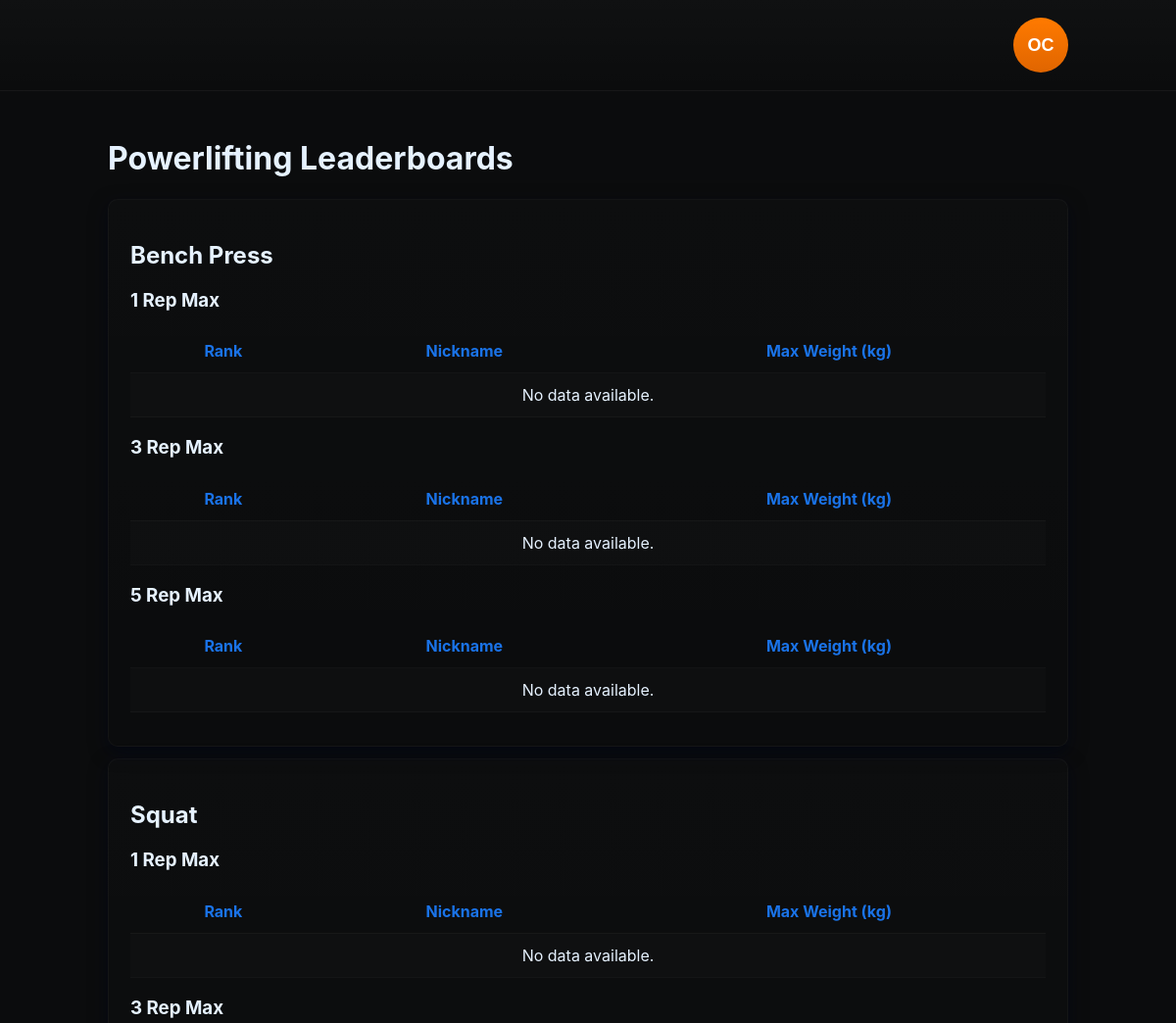
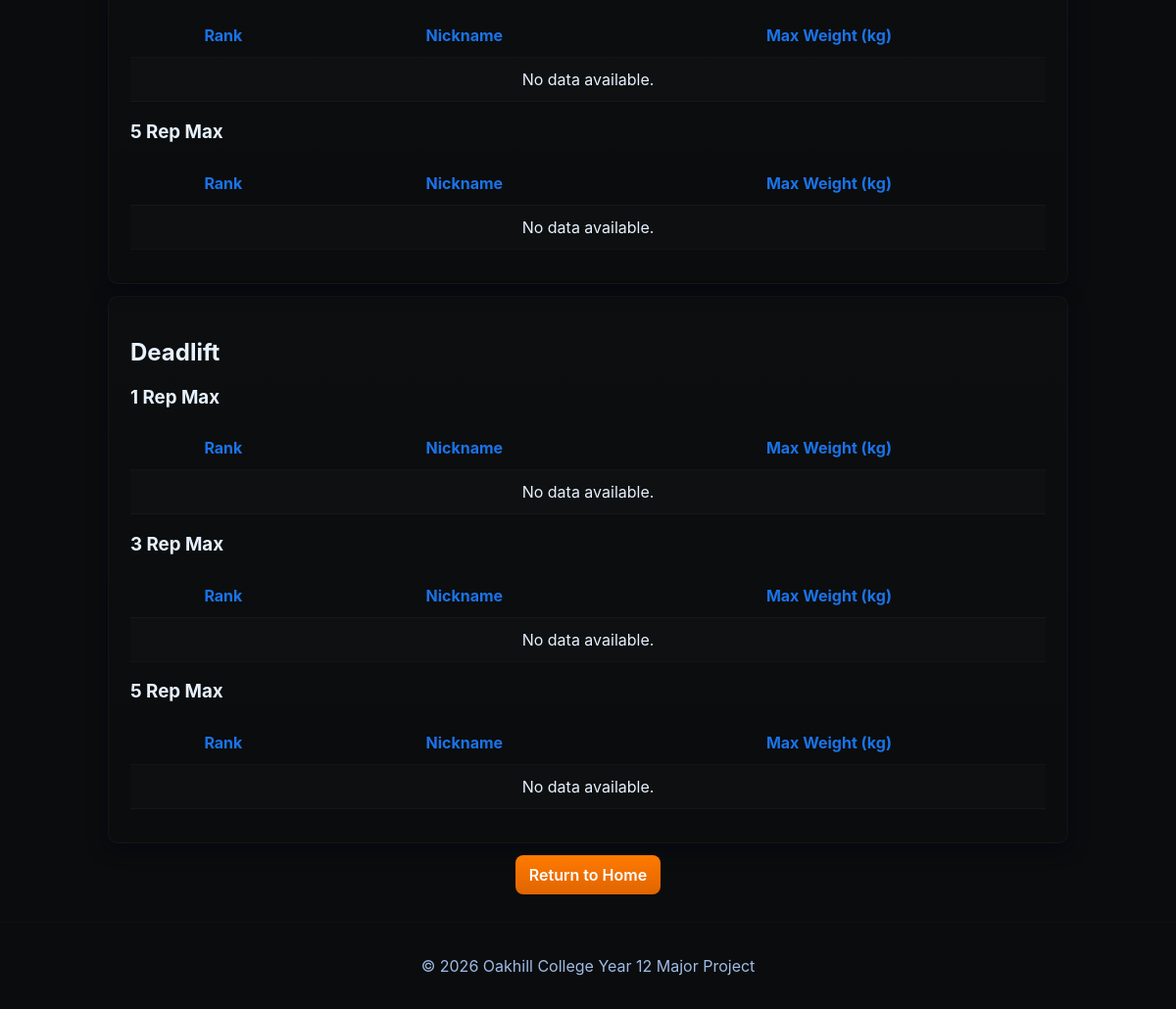
/my_app/leaderboard/powerlifting/ (signed in), run on an earlier commit of the app's database (2 pictures, top to bottom).
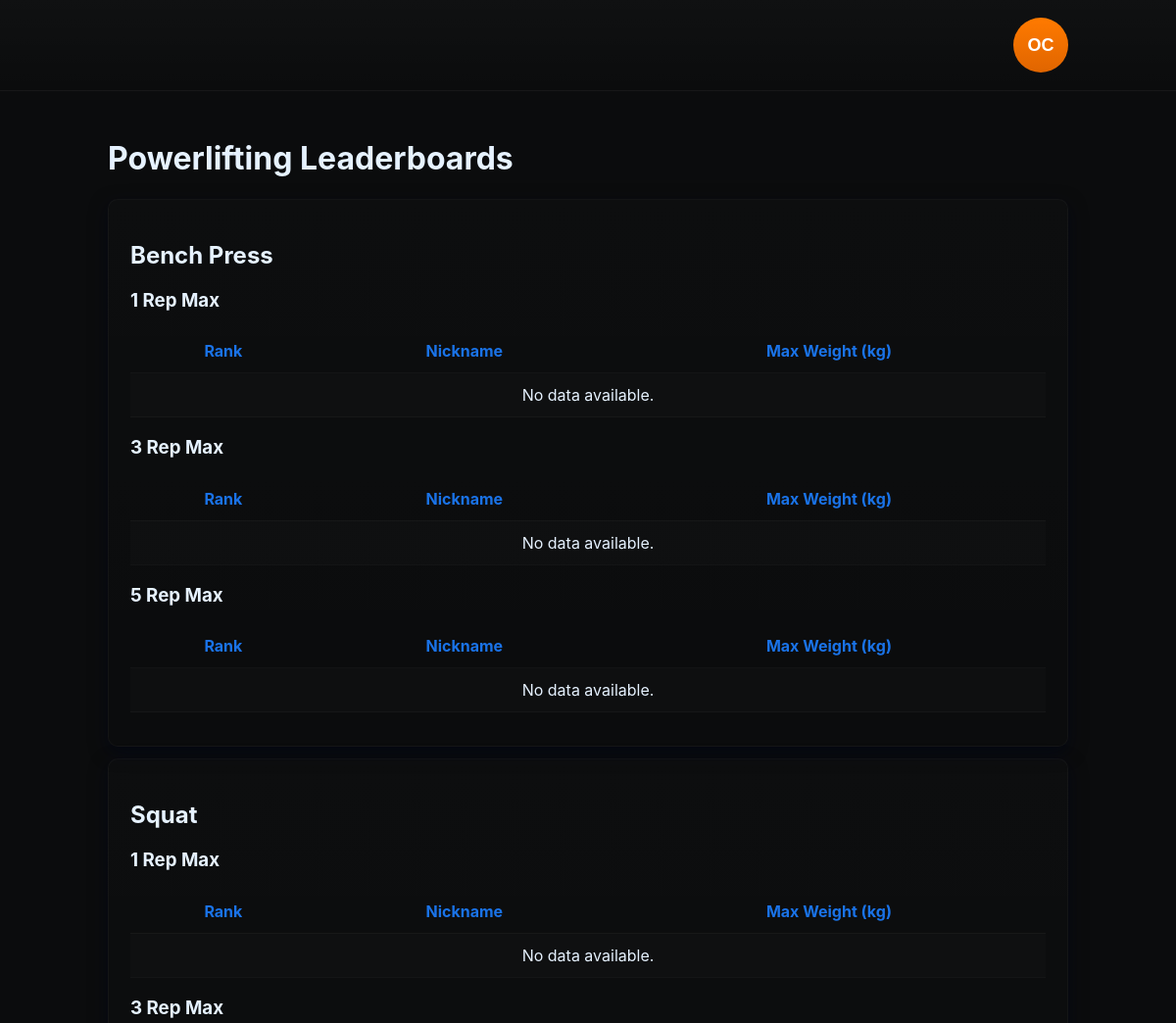
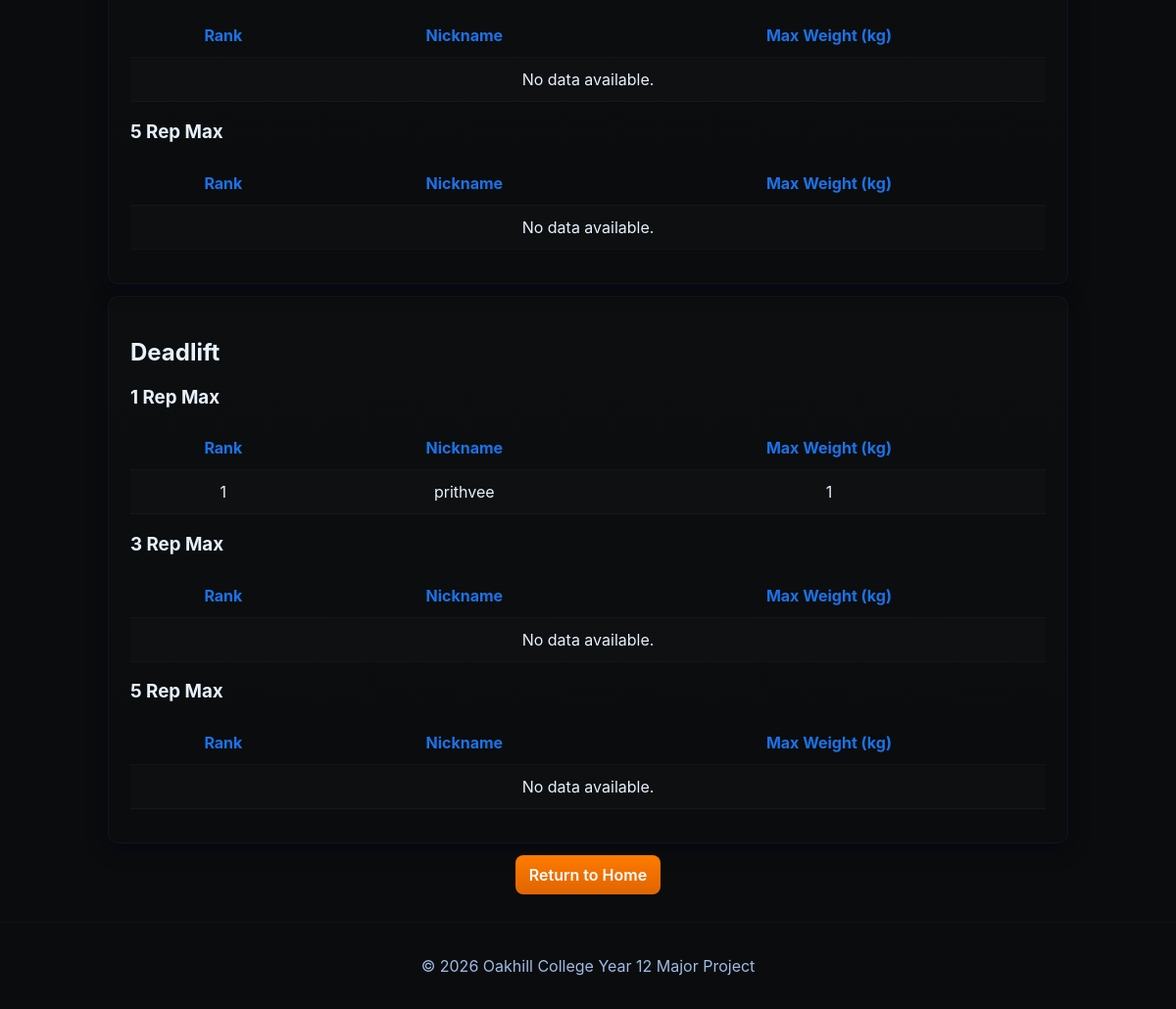
And on a later commit of the database (2 pictures, top to bottom).
### my_app/models.py (models this page shows, shortened)
class Exercise(models.Model):
    exercise_name = models.CharField(max_length=100)
    exercise_type = models.CharField(max_length=50, blank=True, null=True)
    target_muscle_group = models.CharField(max_length=100, blank=True, null=True)
    description = models.TextField(blank=True, null=True)

### users/models.py (models this page shows, shortened)
class Profile(models.Model):
    user = models.OneToOneField(User, on_delete=models.CASCADE, related_name="profile")
    nickname = models.CharField(max_length=30, unique=True)
    full_name = models.CharField(max_length=100, blank=True, null=True)
    date_of_birth = models.DateField(blank=True, null=True)
    GENDER_MALE = 'M'
    GENDER_FEMALE = 'F'
    GENDER_OTHER = 'O'
    GENDER_CHOICES = [
        (GENDER_MALE, 'Male'),
        (GENDER_FEMALE, 'Female'),
        (GENDER_OTHER, 'Other'),
    ]
    gender = models.CharField(max_length=1, choices=GENDER_CHOICES, blank=True, null=True)
    weight_kg = models.DecimalField(max_digits=6, decimal_places=2, blank=True, null=True)
    height_cm = models.DecimalField(max_digits=6, decimal_places=2, blank=True, null=True)
    xp = models.IntegerField(default=0)
    level = models.IntegerField(default=1)
    streak_count = models.IntegerField(default=0)
    last_workout_date = models.DateField(blank=True, null=True)

### my_app/views.py (the view)
# urls.py: path("leaderboard/powerlifting/", views.leaderboard_powerlifting, name="leaderboard_powerlifting"),
@login_required(login_url="users:login")
def leaderboard_powerlifting(request):
    lifts = ['Bench Press', 'Squat', 'Deadlift']
    rep_targets = [1, 3, 5]
    powerlifting = {}
    for lift in lifts:
        rep_boards = {}
        for rep in rep_targets:
            sets = ExerciseSet.objects.filter(
                session_exercise__exercise__exercise_name__iexact=lift,
                reps=rep
            ).values(
                'session_exercise__session__profile__nickname',
                'session_exercise__session__profile__id'
            ).annotate(
                max_weight=Max('weight')
            ).order_by('-max_weight')
            rep_boards[rep] = sets
        powerlifting[lift] = rep_boards
    return render(request, 'my_app/leaderboard_powerlifting.html', {
        'powerlifting': powerlifting
    })

### my_app/templates/my_app/leaderboard_powerlifting.html
{% extends 'my_app/base.html' %}
{% block content %}
<h1>Powerlifting Leaderboards</h1>
{% for lift, reps in powerlifting.items %}
    <section class="card mt-12">
    <h2>{{ lift }}</h2>
    {% for rep, sets in reps.items %}
        <h3>{{ rep }} Rep Max</h3>
        <table>
            <tr><th>Rank</th><th>Nickname</th><th>Max Weight (kg)</th></tr>
            {% for entry in sets %}
            <tr>
                <td>{{ forloop.counter }}</td>
                <td>{{ entry.session_exercise__session__profile__nickname }}</td>
                <td>{{ entry.max_weight }}</td>
            </tr>
            {% empty %}
            <tr><td colspan="3">No data available.</td></tr>
            {% endfor %}
        </table>
    {% endfor %}
    </section>
{% endfor %}
<div class="center mt-12">
    <a href="{% url 'my_app:home' %}" class="btn secondary" aria-label="Return to Home">Return to Home</a>
</div>
{% endblock %}

### my_app/templates/my_app/base.html (shortened to what this page needs)
{% load static %}
<!DOCTYPE html>
<html lang="en">
<head>
    <link rel="stylesheet" href="{% static 'my_app/styles.css' %}">
</head>
<body>
    <header>
        <div class="header-inner">
            <div class="user-area">
                {% if request.user.is_authenticated %}
                <div class="user-info">
                    <div class="avatar-wrapper" style="position:relative">
                        {% with fn=request.user.first_name|default:'' ln=request.user.last_name|default:'' %}
                            {% if fn or ln %}
                                <button id="avatarBtn" class="avatar-btn" data-initials="{{ fn|slice:":1"|upper }}{{ ln|slice:":1"|upper }}" aria-haspopup="true" aria-expanded="false" aria-label="Open profile menu"></button>
                            {% else %}
                                <button id="avatarBtn" class="avatar-btn" data-initials="{{ request.user.username|slice:":1"|upper }}" aria-haspopup="true" aria-expanded="false" aria-label="Open profile menu"></button>
                            {% endif %}
                        {% endwith %}
                    </div>
                </div>
                {% endif %}
            </div>
        </div>
    </header>
    <main>
        <div class="container">
        {% block content %}
        {% endblock %}
        </div>
    </main>
    <footer>
        <p>&copy; 2026 Oakhill College Year 12 Major Project</p>
    </footer>
</body>
</html>

### my_app/static/my_app/styles.css (style rules this page uses)
:root { --bg: #0b0c0d; --surface: #0f1113; --muted-surface: #121317; --text: #e6f2ff; --muted-text: #9fbbe6; --accent: #1a73e8; --accent-strong: #0f5ecb; --danger: #ff5252; --radius: 10px; --max-width: 980px; }
* { box-sizing:border-box }
html,body { height:100% }
body { margin:0; background:var(--bg); color:var(--text); font-family:Inter, ui-sans-serif, system-ui, -apple-system, "Segoe UI", Roboto, "Helvetica Neue", Arial; -webkit-font-smoothing:antialiased; -moz-osx-font-smoothing:grayscale; display:flex; flex-direction:column; min-height:100vh; }
header { width:100%; background:linear-gradient(180deg, rgba(255,255,255,0.02), transparent); border-bottom:1px solid rgba(255,255,255,0.03); padding:18px 12px; }
.header-inner { max-width:var(--max-width); margin:0 auto; display:flex; align-items:center; justify-content:space-between; gap:12px; }
.user-area { display:flex; align-items:center; justify-content:flex-end; gap:12px; }
.avatar-btn { width:56px; height:56px; border-radius:50%; display:inline-flex; align-items:center; justify-content:center; background:linear-gradient(180deg,#ff7a00,#e06500); border:none; color:white; font-weight:700; font-size:18px; cursor:pointer; position:relative; }
.avatar-btn::before { content:''; display:none; }
.avatar-btn { border-color:rgba(78,161,255,0.18) }
.avatar-btn[data-initials]::after { content:attr(data-initials); display:inline-block; font-weight:700; }
main { flex:1 0 auto;display:flex;align-items:center;justify-content:center;padding:28px 16px }
.container { width:100%;max-width:var(--max-width) }
.card { background:linear-gradient(180deg, rgba(255,255,255,0.01), rgba(255,255,255,0.005)); border:1px solid rgba(255,255,255,0.03); padding:22px; border-radius:var(--radius); box-shadow: 0 6px 18px rgba(2,6,23,0.6); }
button, .btn, input[type="submit"] { background:var(--accent); color:white;border:none;padding:10px 14px;border-radius:8px;cursor:pointer;font-weight:600; }
table { width:100%;border-collapse:collapse;margin:12px 0;background:transparent }
th, td { padding:12px 14px;border-bottom:1px solid rgba(255,255,255,0.03);text-align:center }
th { color:var(--accent);font-weight:700 }
tr:nth-child(even) { background:rgba(255,255,255,0.01) }
footer { background:transparent;color:var(--muted-text);padding:18px 12px;text-align:center;border-top:1px solid rgba(255,255,255,0.02) }
.center { display:flex;align-items:center;justify-content:center }
.mt-12 { margin-top:12px }
a { text-decoration:none }
.btn.secondary { background:linear-gradient(180deg,#ff7a00,#e06500);color:#fff;border:none }

What changed in the data, as far as the page shows it:
changed Exercise "Deadlift": gains Profile (session_exercise__session__profile__nickname "prithvee", max_weight "1")
Also different on the page:
list line gone: "No data available."
